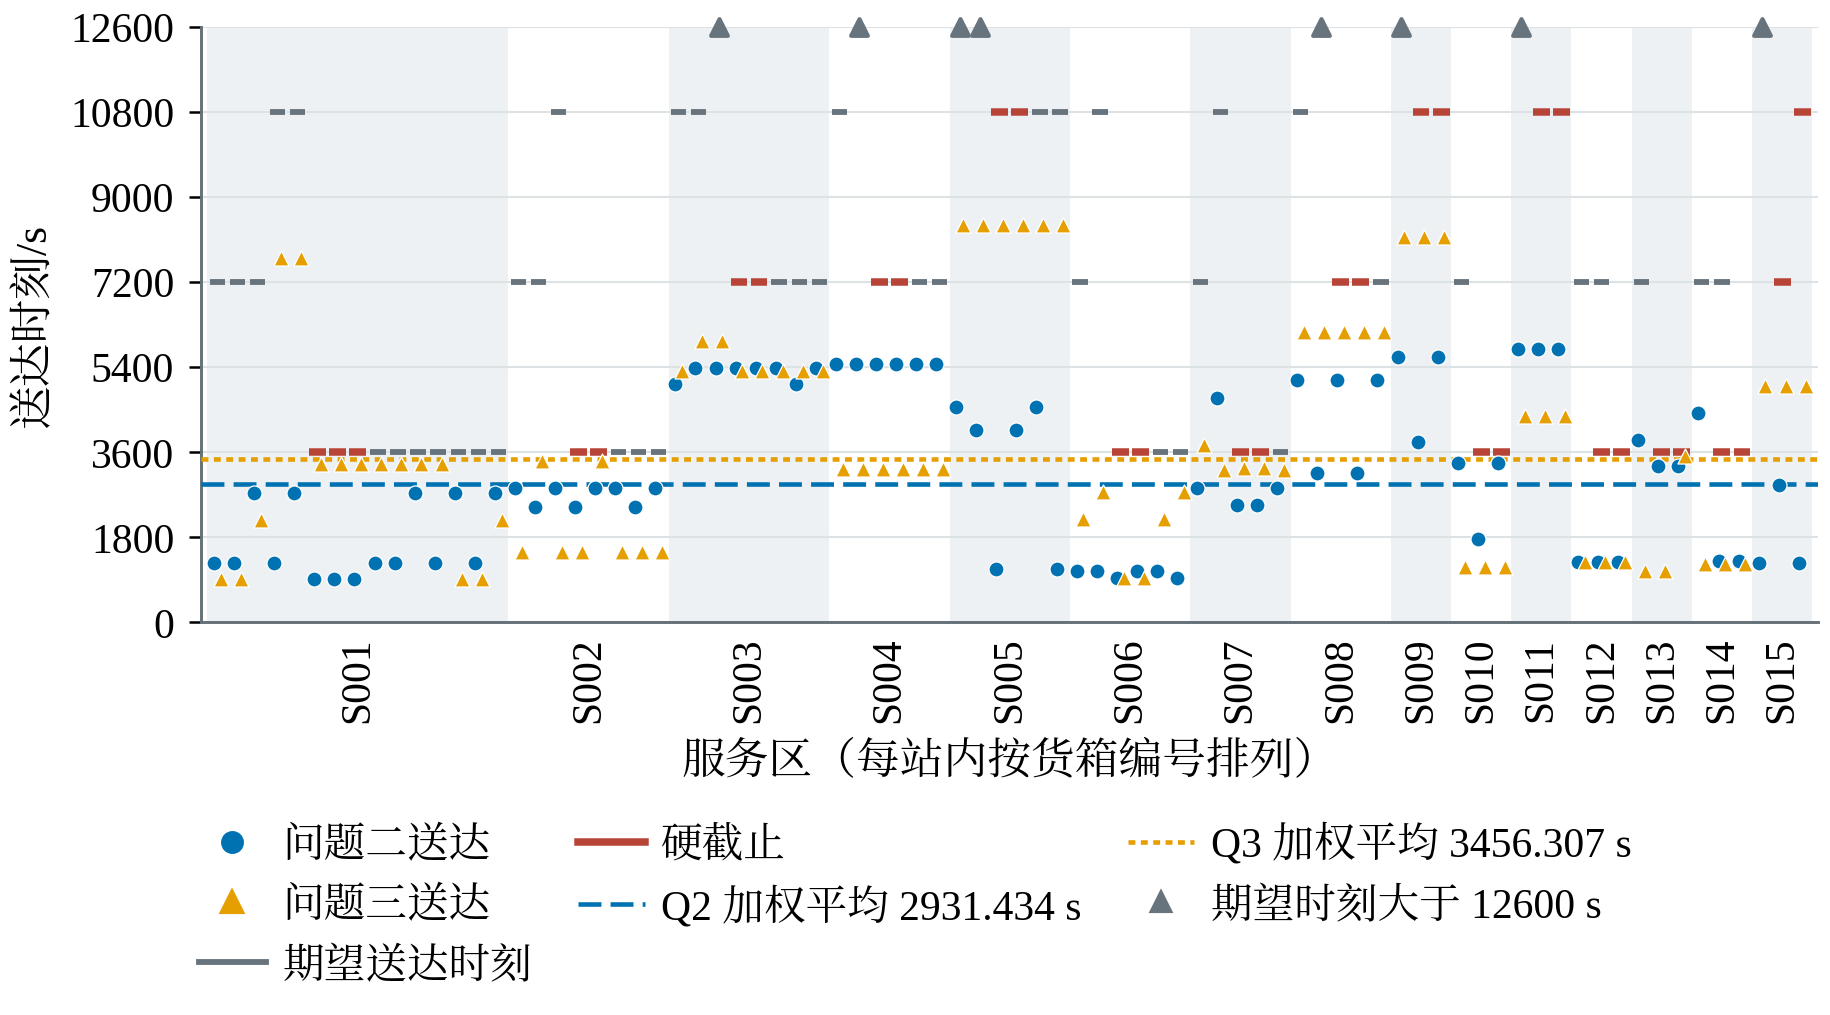

Write the Python code that produced this figure.
"""F10 问题二与问题三逐箱送达对比：80 箱按服务区排列，每箱画两个方案的送达时刻，并标出期望送达时刻与硬截止。

数据：results/q2.json、results/q3.json 各架次的 deliveries（整批交接完成时刻）；原题逐箱货箱清单。
硬截止与附件 dcore.inputs 口径相同：医疗物资取期望送达时刻，首批保障箱取首批截止时刻，两者都有时取较小者。
加权平均送达以应急优先系数为权；绘图前核对 Q2 为 2931.434 s、Q3 为 3456.307 s，且两方案均无硬截止违约。
"""
import sys
from pathlib import Path
HERE = Path(__file__).resolve().parent
sys.path.insert(0, str(HERE.parent / "lib"))
import figkit as fk
import matplotlib.pyplot as plt
from matplotlib.lines import Line2D
from matplotlib.ticker import MultipleLocator

STEM = "fig_box_delivery"
COL = {"Q2": "#0072B2", "Q3": "#E69F00"}
MK = {"Q2": "o", "Q3": "^"}
HARD = "#B84438"
YMAX = 12600


def hard_due(b):
    due = []
    if b["category"] == "医疗物资":
        due.append(b["expected"])
    if b["first"] == "是":
        due.append(b["first_due"])
    return min(due) if due else None


def main():
    fk.setup()
    L = fk.labels()
    LF = L["F10"]
    paths = {"Q2": fk.RESULTS / "q2.json", "Q3": fk.RESULTS / "q3.json"}
    deliv = {}
    for k, p in paths.items():
        q = fk.load_json(p)
        d = {}
        for t in q["tasks"]:
            for bid, tm in t["deliveries"].items():
                assert bid not in d
                d[bid] = tm
        assert len(d) == 80
        deliv[k] = d
    boxes = fk.boxes()
    order = sorted(boxes, key=lambda i: (boxes[i]["site"], i))
    sites = sorted({b["site"] for b in boxes.values()})

    wavg, avg = {}, {}
    for k, d in deliv.items():
        wavg[k] = sum(boxes[i]["priority"] * d[i] for i in order) / sum(boxes[i]["priority"] for i in order)
        avg[k] = sum(d.values()) / len(d)
    assert round(wavg["Q2"], 3) == 2931.434 and round(wavg["Q3"], 3) == 3456.307

    fig, ax = plt.subplots(figsize=(fk.FULL_W, 8.6 * fk.CM), layout="constrained")
    rows, over = [], []
    x = 0
    centers = []
    for si, s in enumerate(sites):
        ids = [i for i in order if boxes[i]["site"] == s]
        x0 = x
        if si % 2 == 0:
            ax.axvspan(x0 - 0.5, x0 + len(ids) - 0.5, color=fk.C["light"], lw=0, zorder=0)
        for i in ids:
            b = boxes[i]
            hd = hard_due(b)
            ax.plot([x - 0.38, x + 0.38], [b["expected"]] * 2, color=fk.C["muted"], lw=1.4, zorder=2,
                    solid_capstyle="butt")
            if hd is not None:
                ax.plot([x - 0.42, x + 0.42], [hd] * 2, color=HARD, lw=1.8, zorder=3, solid_capstyle="butt")
            if b["expected"] > YMAX:
                over.append(x)
            row = {"x": x, "box": i, "site": s, "category": b["category"], "priority": b["priority"],
                   "expected_s": b["expected"], "hard_due_s": "" if hd is None else hd}
            for k in ["Q2", "Q3"]:
                row[f"{k}_delivery_s"] = deliv[k][i]
                if hd is not None:
                    assert deliv[k][i] <= hd + 1e-7
                    row[f"{k}_hard_slack_s"] = hd - deliv[k][i]
            rows.append(row)
            x += 1
        centers.append((x0 + x - 1) / 2)
    xs = [r["x"] for r in rows]
    for k, dx in [("Q2", -0.17), ("Q3", 0.17)]:
        ax.scatter([v + dx for v in xs], [r[f"{k}_delivery_s"] for r in rows], marker=MK[k], s=13,
                   color=COL[k], edgecolor="white", linewidth=0.3, zorder=5)
        ax.axhline(wavg[k], color=COL[k], lw=1.1, ls=(0, (5, 2)) if k == "Q2" else (0, (1.5, 1.2)), zorder=4)
    ax.scatter(over, [YMAX] * len(over), marker="^", s=16, color=fk.C["muted"], zorder=4, clip_on=False)
    ax.set_xlim(-0.8, len(xs) - 0.2)
    ax.set_ylim(0, YMAX)
    ax.yaxis.set_major_locator(MultipleLocator(1800))
    ax.set_xticks(centers)
    ax.set_xticklabels(sites, rotation=90)
    ax.tick_params(axis="x", length=0)
    ax.set_ylabel(LF["ylabel"])
    ax.set_xlabel(LF["xlabel"])
    ax.grid(axis="y", zorder=1)
    ax.set_axisbelow(True)
    handles = [Line2D([], [], marker="o", ls="none", color=COL["Q2"], markersize=4.5, label=LF["q2"]),
               Line2D([], [], marker="^", ls="none", color=COL["Q3"], markersize=5, label=LF["q3"]),
               Line2D([], [], color=fk.C["muted"], lw=1.4, label=LF["expected"]),
               Line2D([], [], color=HARD, lw=1.8, label=LF["hard"]),
               Line2D([], [], color=COL["Q2"], lw=1.1, ls=(0, (5, 2)), label=f"Q2 {LF['wavg']} {wavg['Q2']:.3f} s"),
               Line2D([], [], color=COL["Q3"], lw=1.1, ls=(0, (1.5, 1.2)), label=f"Q3 {LF['wavg']} {wavg['Q3']:.3f} s"),
               Line2D([], [], marker="^", ls="none", color=fk.C["muted"], markersize=4.5, label=LF["over"].format(y=YMAX))]
    fig.legend(handles=handles, loc="outside lower center", ncol=3, columnspacing=1.1, handletextpad=0.4)
    fk.write_csv(HERE / f"{STEM}.csv", rows)
    slack = {k: min(r[f"{k}_hard_slack_s"] for r in rows if r["hard_due_s"] != "") for k in ["Q2", "Q3"]}
    fk.save(fig, HERE, STEM, figure_id="F10",
            caption="问题二与问题三逐箱送达时刻对比",
            section="8.7（配合 S1；附录表20、21 可压缩）",
            sources=[paths["Q2"], paths["Q3"], fk.BOX_XLSX],
            key_values={"weighted_mean_delivery_s": {k: round(v, 6) for k, v in wavg.items()},
                        "mean_delivery_s": {k: round(v, 6) for k, v in avg.items()},
                        "weighted_gap_Q3_minus_Q2_s": round(wavg["Q3"] - wavg["Q2"], 6),
                        "min_hard_slack_s": {k: round(v, 6) for k, v in slack.items()},
                        "boxes": len(rows), "boxes_with_hard_due": sum(1 for r in rows if r["hard_due_s"] != ""),
                        "expected_above_axis": len(over)},
            notes="送达时刻为该站整批交接完成时刻；灰色短线为期望送达时刻，红色短线为硬截止（与期望时刻相同时红线覆盖灰线）；"
                  f"期望时刻超过 {YMAX} s 的 {len(over)} 箱在纵轴顶端以灰色三角示意。加权平均以应急优先系数为权。")


if __name__ == "__main__":
    main()
